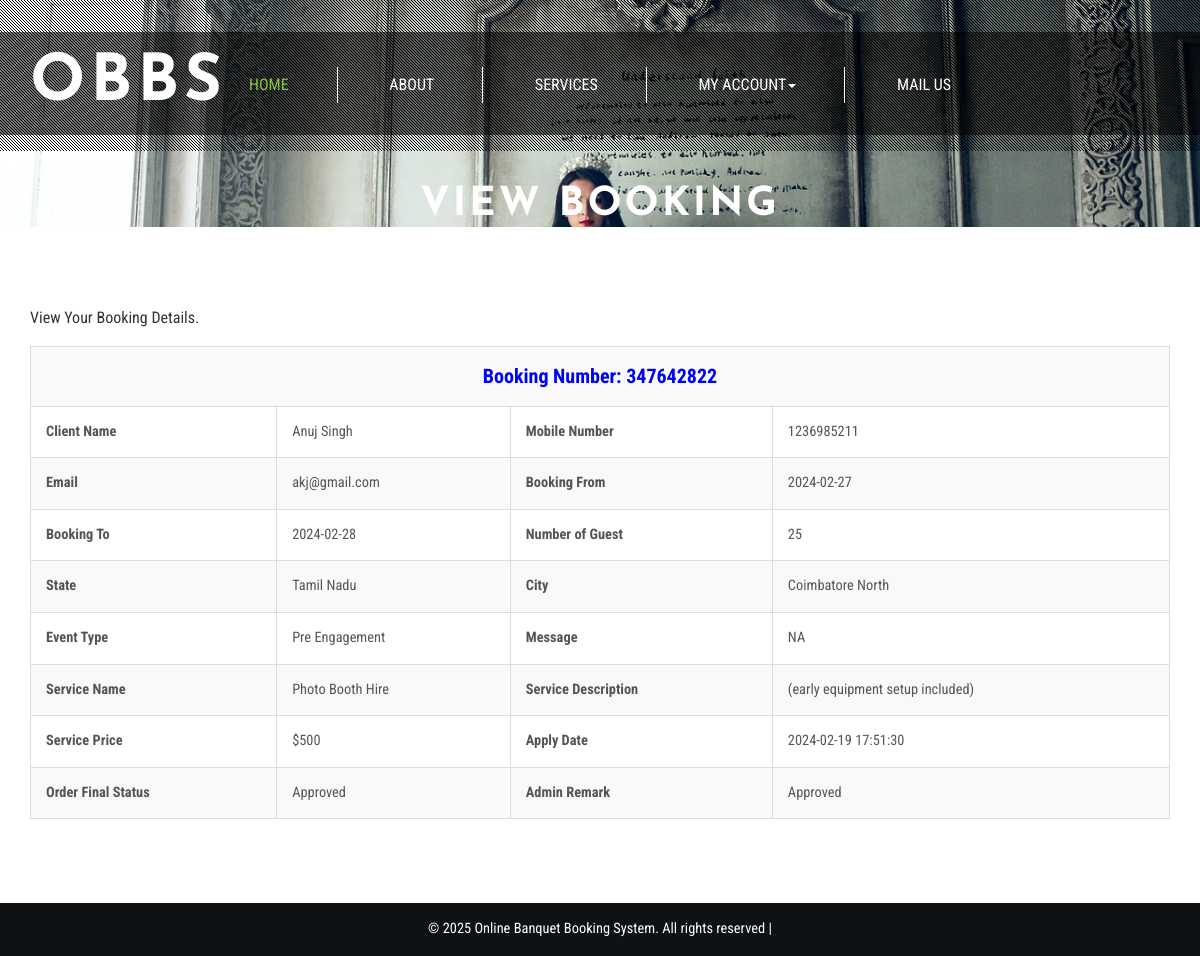
Screenshot of /view-booking-detail.php?editid=3&&bookingid=347642822 (signed in) with the database file from the repository.
### tables this page shows
CREATE TABLE `tblbooking` (
  `ID` int(10) NOT NULL,
  `BookingID` int(10) DEFAULT NULL,
  `ServiceID` int(10) DEFAULT NULL,
  `UserID` int(5) DEFAULT NULL,
  `BookingFrom` date DEFAULT NULL,
  `BookingTo` date DEFAULT NULL,
  `EventType` varchar(200) DEFAULT NULL,
  `Numberofguest` int(10) DEFAULT NULL,
  `stateId` int(11) DEFAULT NULL,
  `cityName` varchar(255) DEFAULT NULL,
  `Message` mediumtext DEFAULT NULL,
  `BookingDate` timestamp NULL DEFAULT current_timestamp(),
  `Remark` varchar(200) DEFAULT NULL,
  `Status` varchar(200) DEFAULT NULL,
  `UpdationDate` timestamp NULL DEFAULT NULL ON UPDATE current_timestamp()
);

CREATE TABLE `tbluser` (
  `ID` int(10) NOT NULL,
  `FullName` varchar(200) DEFAULT NULL,
  `MobileNumber` bigint(10) DEFAULT NULL,
  `Email` varchar(200) DEFAULT NULL,
  `Password` varchar(200) DEFAULT NULL,
  `RegDate` timestamp NULL DEFAULT current_timestamp()
);

CREATE TABLE `states` (
  `id` bigint(20) UNSIGNED NOT NULL,
  `state_title` varchar(255) NOT NULL,
  `status` varchar(255) NOT NULL,
  `created_at` timestamp NULL DEFAULT NULL,
  `updated_at` timestamp NULL DEFAULT NULL
);

CREATE TABLE `tblservice` (
  `ID` int(10) NOT NULL,
  `ServiceName` varchar(200) DEFAULT NULL,
  `SerDes` varchar(250) NOT NULL,
  `ServicePrice` varchar(200) DEFAULT NULL,
  `CreationDate` timestamp NULL DEFAULT current_timestamp()
);

### view-booking-detail.php (the view, shortened to what this page needs)
<?php
include('includes/dbconnection.php');
if (strlen($_SESSION['obbsuid']==0)) {
  header('location:logout.php');
  } else{
?>
<!DOCTYPE html>
<html lang="en">
<head>
<link href="css/bootstrap.css" rel="stylesheet" type="text/css" media="all" />
<link rel="stylesheet" href="css/style.css" type="text/css" media="all" />
<link href="css/font-awesome.css" rel="stylesheet">
</head>
<body>
	<div class="banner jarallax">
		<div class="agileinfo-dot">
		<?php include_once('includes/header.php');?>
			<div class="wthree-heading">
				<h2>View Booking</h2>
			</div>
		</div>
	<div class="about-top">
		<div class="container">
			<div class="wthree-services-bottom-grids">
				<p class="wow fadeInUp animated" data-wow-delay=".5s">View Your Booking Details.</p>
					<div class="bs-docs-example wow fadeInUp animated" data-wow-delay=".5s">
						 <?php
                  $uid=$_SESSION['obbsuid'];
                  $bookingid=$_GET['bookingid'];
$sql="SELECT tbluser.FullName,tbluser.MobileNumber,tbluser.Email,tblbooking.BookingID,tblbooking.BookingDate,tblbooking.BookingFrom,tblbooking.BookingTo,tblbooking.EventType,tblbooking.Numberofguest,tblbooking.Message, tblbooking.Remark,tblbooking.Status,tblbooking.UpdationDate,tblservice.ServiceName,tblservice.SerDes,tblservice.ServicePrice,Remark,states.state_title,cityName
 from tblbooking join tblservice on tblbooking.ServiceID=tblservice.ID
join tbluser on tbluser.ID=tblbooking.UserID
left join states on states.id=tblbooking.stateId
where tblbooking.UserID=:uid and tblbooking.BookingID=:bookingid";
$query = $dbh -> prepare($sql);
$query-> bindParam(':uid', $uid, PDO::PARAM_STR);
$query-> bindParam(':bookingid', $bookingid, PDO::PARAM_STR);
$query->execute();
$results=$query->fetchAll(PDO::FETCH_OBJ);
$cnt=1;
if($query->rowCount() > 0)
{
foreach($results as $row)
{               ?>
                            <table border="1" class="table table-bordered table-striped table-vcenter js-dataTable-full-pagination">
                                <tr>
                                    <th colspan="5" style="text-align: center;font-size: 20px;color: blue;">Booking Number: <?php  echo $row->BookingID;?>
                                    </th>
                                </tr>
                                            <tr>
    <th>Client Name</th>
    <td><?php  echo $row->FullName;?></td>
     <th>Mobile Number</th>
    <td><?php  echo $row->MobileNumber;?></td>
  </tr>
  <tr>
   <th>Email</th>
    <td><?php  echo $row->Email;?></td>
     <th>Booking From</th>
    <td><?php  echo $row->BookingFrom;?></td>
  </tr>
   <tr>
   <th>Booking To</th>
    <td><?php  echo $row->BookingTo;?></td>
    <th>Number of Guest</th>
    <td><?php  echo $row->Numberofguest;?></td>
  </tr>
   <tr>
   <th>State</th>
    <td><?php  echo $row->state_title;?></td>
    <th>City</th>
    <td><?php  echo $row->cityName;?></td>
  </tr>
  <tr>
    <th>Event Type</th>
    <td><?php  echo $row->EventType;?></td>
    <th>Message</th>
    <td><?php  echo $row->Message;?></td>
  </tr>
  <tr>
    <th>Service Name</th>
    <td><?php  echo $row->ServiceName;?></td>
    <th>Service Description</th>
    <td><?php  echo $row->SerDes;?></td>
  </tr>
   <tr>
    <th>Service Price</th>
    <td>$<?php  echo $row->ServicePrice;?></td>
    <th>Apply Date</th>
    <td><?php  echo $row->BookingDate;?></td>
  </tr>
  <tr>
     <th>Order Final Status</th>
    <td> <?php  $status=$row->Status;
if($row->Status=="Approved")
{
  echo "Approved";
}
     ;?></td>
     <th >Admin Remark</th>
    <?php if($row->Status==""){ ?>
                     <td><?php echo "Not Updated Yet"; ?></td>
<?php } else { ?>                  <td><?php  echo htmlentities($row->Remark);?>
                  </td>
                  <?php } ?>
  </tr>
<?php $cnt=$cnt+1;}} ?>
</table>
					</div>
			</div>
		</div>
	</div>
	<?php include_once('includes/footer.php');?>
</body>
</html><?php }  ?>

### css/style.css (style rules this page uses)
html, body { font-size: 100%; font-family: 'Roboto Condensed', sans-serif; }
body { background:#FFFFFF; }
.banner { background: url(../images/1.jpg) no-repeat 0px 147px; background-size: cover; }
.agileinfo-dot { background: url(../images/dott.png)repeat 0px 0px; background-size: 3px; -webkit-background-size: 3px; -moz-background-size: 3px; -o-background-size: 3px; -ms-background-size: 3px; padding: 1em 0; }
.jarallax { position: relative; background-size: cover; background-repeat: no-repeat; background-position: 50% 50%; }
.banner-bottom,.services,.services-bottom,footer,.about-top,.agile-dot,.team,.gallery,.codes,.typography,.contact,.single { padding:4em 0; }
.wthree-heading { margin: 2em 0 1em; }
.wthree-heading h2 { color: #ffffff; font-size: 2.5em; text-align: center; margin: 0; letter-spacing: 3px; font-weight: 800; text-transform: uppercase; font-family: 'Josefin Sans', sans-serif; }
.table > thead > tr > th, .table > tbody > tr > th, .table > tfoot > tr > th, .table > thead > tr > td, .table > tbody > tr > td, .table > tfoot > tr > td { border-top: none !important; }
.bs-docs-example { margin: 1em 0; }
.table td, .table>tbody>tr>td, .table>tbody>tr>th, .table>tfoot>tr>td, .table>tfoot>tr>th, .table>thead>tr>td, .table>thead>tr>th { padding: 15px!important; }
.table > thead > tr > th, .table > tbody > tr > th, .table > tfoot > tr > th, .table > thead > tr > td, .table > tbody > tr > td, .table > tfoot > tr > td { font-size: 0.9em; color: #555; border-top: none !important; }

### rows the page displays
tblbooking: BookingID "347642822", UserID.FullName "Anuj Singh", UserID.MobileNumber "1236985211", UserID.Email "akj@gmail.com", BookingFrom "2024-02-27", BookingTo "2024-02-28", Numberofguest "25", stateId.state_title "Tamil Nadu", cityName "Coimbatore North", EventType "Pre Engagement", Message "NA", ServiceID.ServiceName "Photo Booth Hire", ServiceID.SerDes "(early equipment setup included)", ServiceID.ServicePrice "500", BookingDate "2024-02-19 17:51:30", Status "Approved", Remark "Approved"
